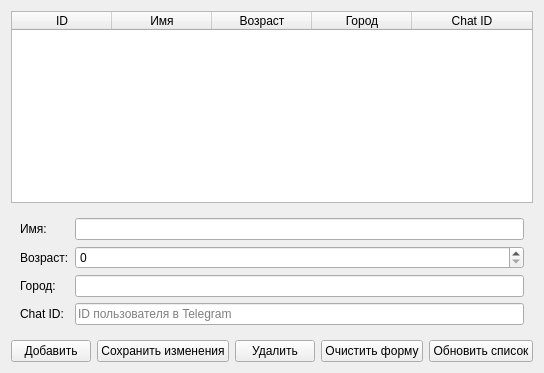
<?xml version="1.0" encoding="UTF-8"?>
<ui version="4.0">
 <class>UserAdminTab</class>
 <widget class="QWidget" name="UserAdminTab">
  <layout class="QVBoxLayout" name="verticalLayout">
   <item>
    <widget class="QTableWidget" name="table">
     <property name="selectionMode">
      <enum>QAbstractItemView::SingleSelection</enum>
     </property>
     <property name="selectionBehavior">
      <enum>QAbstractItemView::SelectRows</enum>
     </property>
     <property name="editTriggers">
      <set>QAbstractItemView::NoEditTriggers</set>
     </property>
     <property name="columnCount">
      <number>5</number>
     </property>
     <property name="rowCount">
      <number>0</number>
     </property>
     <attribute name="horizontalHeaderStretchLastSection">
      <bool>true</bool>
     </attribute>
     <attribute name="verticalHeaderVisible">
      <bool>false</bool>
     </attribute>
     <column>
      <property name="text">
       <string>ID</string>
      </property>
     </column>
     <column>
      <property name="text">
       <string>Имя</string>
      </property>
     </column>
     <column>
      <property name="text">
       <string>Возраст</string>
      </property>
     </column>
     <column>
      <property name="text">
       <string>Город</string>
      </property>
     </column>
     <column>
      <property name="text">
       <string>Chat ID</string>
      </property>
     </column>
    </widget>
   </item>
   <item>
    <widget class="QWidget" name="form_container" native="true">
     <layout class="QFormLayout" name="formLayout">
      <item row="0" column="0">
       <widget class="QLabel" name="label_name">
        <property name="text">
         <string>Имя:</string>
        </property>
       </widget>
      </item>
      <item row="0" column="1">
       <widget class="QLineEdit" name="name_input"/>
      </item>
      <item row="1" column="0">
       <widget class="QLabel" name="label_age">
        <property name="text">
         <string>Возраст:</string>
        </property>
       </widget>
      </item>
      <item row="1" column="1">
       <widget class="QSpinBox" name="age_input">
        <property name="maximum">
         <number>120</number>
        </property>
       </widget>
      </item>
      <item row="2" column="0">
       <widget class="QLabel" name="label_city">
        <property name="text">
         <string>Город:</string>
        </property>
       </widget>
      </item>
      <item row="2" column="1">
       <widget class="QLineEdit" name="city_input"/>
      </item>
      <item row="3" column="0">
       <widget class="QLabel" name="label_chat">
        <property name="text">
         <string>Chat ID:</string>
        </property>
       </widget>
      </item>
      <item row="3" column="1">
       <widget class="QLineEdit" name="chat_input">
        <property name="placeholderText">
         <string>ID пользователя в Telegram</string>
        </property>
       </widget>
      </item>
     </layout>
    </widget>
   </item>
   <item>
    <layout class="QHBoxLayout" name="button_row">
     <item>
      <widget class="QPushButton" name="add_btn">
       <property name="text">
        <string>Добавить</string>
       </property>
      </widget>
     </item>
     <item>
      <widget class="QPushButton" name="update_btn">
       <property name="text">
        <string>Сохранить изменения</string>
       </property>
      </widget>
     </item>
     <item>
      <widget class="QPushButton" name="delete_btn">
       <property name="text">
        <string>Удалить</string>
       </property>
      </widget>
     </item>
     <item>
      <widget class="QPushButton" name="clear_btn">
       <property name="text">
        <string>Очистить форму</string>
       </property>
      </widget>
     </item>
     <item>
      <widget class="QPushButton" name="refresh_btn">
       <property name="text">
        <string>Обновить список</string>
       </property>
      </widget>
     </item>
    </layout>
   </item>
  </layout>
 </widget>
 <resources/>
 <connections/>
</ui>
